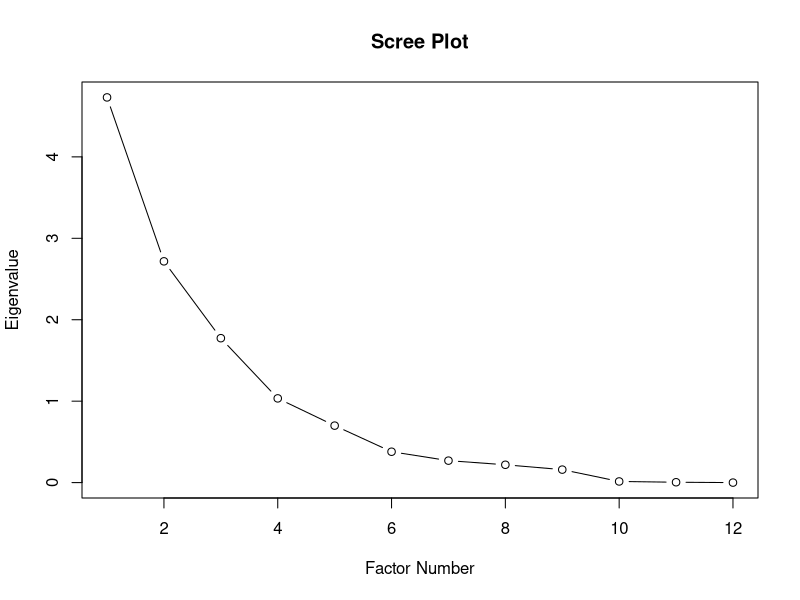
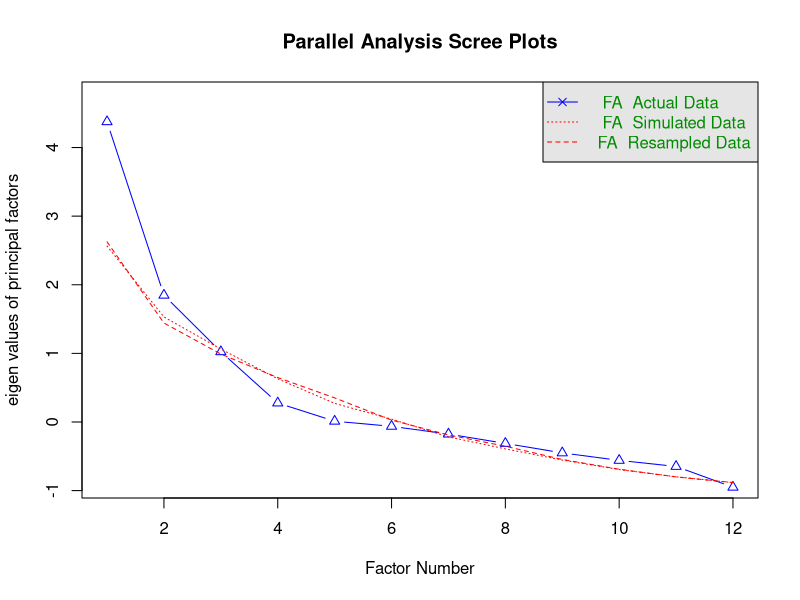
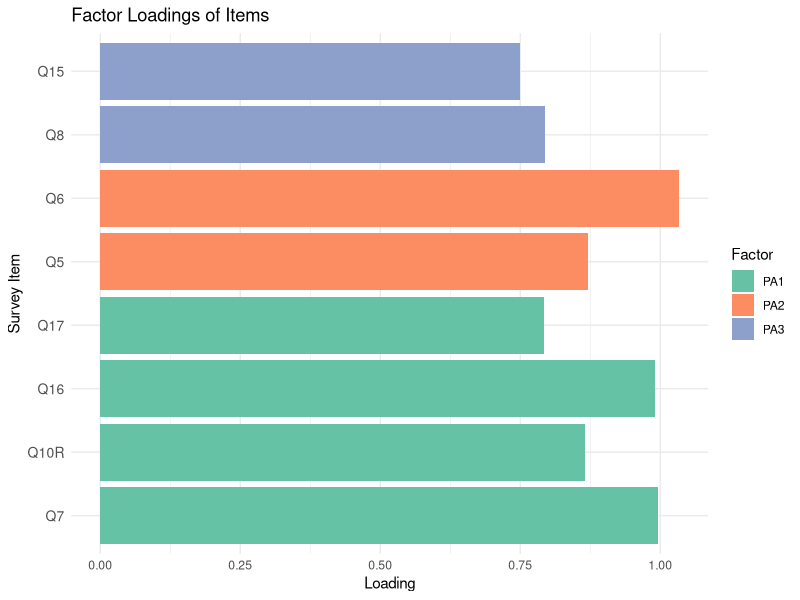
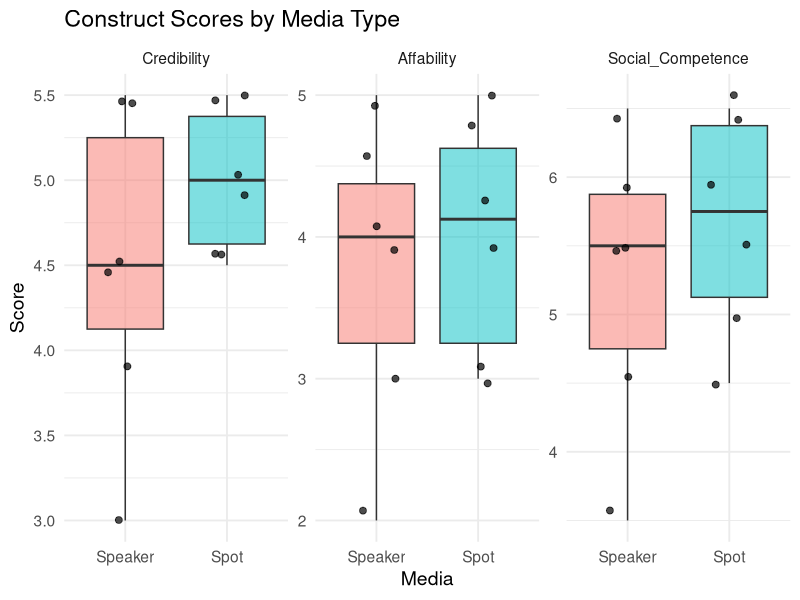
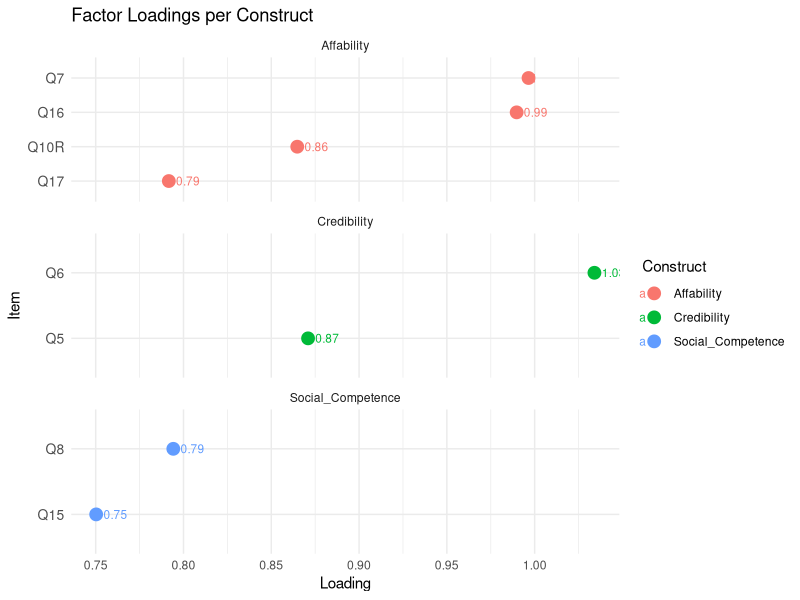

Recreate these plots in R, in order.
# Install packages if you don't have them

#install.packages(c("psych", "nFactors"))

# ------------------------------
# Load packages
# ------------------------------
library(psych)
library(nFactors)

# ------------------------------
# 1. Load data
# ------------------------------
data <- read.csv("Speaker_Spot.csv")

# Keep first 18 columns
data <- data[, 1:18]

# Rename columns for clarity
names(data) <- c(
  "Media", "ParticipantID", "Age", "Gender", "Familiarity",
  "Q5", "Q6", "Q7", "Q8", "Q9", "Q10", "Q11",
  "Q12", "Q13", "Q14", "Q15", "Q16", "Q17"
)

# Convert Media to factor
data$Media <- factor(data$Media)   # Spot vs Speaker

# ------------------------------
# 2. Convert Likert items to numeric
# ------------------------------
likert_cols <- c("Q5","Q6","Q7","Q8","Q9","Q10","Q11",
                 "Q12","Q13","Q14","Q15","Q16","Q17")

for(col in likert_cols){
  data[[col]] <- as.numeric(as.character(data[[col]]))
}

# ------------------------------
# 3. Reverse-code items
# ------------------------------
data$Q10R <- 6 - data$Q10   # if original scale 1–5
data$Q12R <- 6 - data$Q12
data$Q13R <- 6 - data$Q13
data$Q14R <- 10 - data$Q14  # original scale 1–9

# ------------------------------
# 4. Create combined item matrix for Factor Analysis
# ------------------------------
items <- data[, c(
  "Q5","Q6","Q7","Q8","Q9",
  "Q10R","Q11","Q12R","Q13R","Q14R",
  "Q15","Q16","Q17"
)]

#apply(items, 2, sd, na.rm = TRUE)
items <- items[, !(names(items) == "Q11")]
apply(items, 2, sd, na.rm = TRUE)
# ------------------------------
# 5. Correlation matrix
# ------------------------------

cor_mat <- cor(items, use = "pairwise.complete.obs")
which(is.na(cor_mat), arr.ind = TRUE)

which(abs(cor_mat) > 0.95 & abs(cor_mat) != 1, arr.ind = TRUE)
eigen(cor_mat)$values




# ------------------------------
# 6. Scree Plot
# ------------------------------
ev <- eigen(cor_mat)
plot(ev$values, type = "b",
     main = "Scree Plot",
     xlab = "Factor Number",
     ylab = "Eigenvalue")

fa.parallel(items, fa = "fa", fm = "pa")
fa(items, nfactors = 3, fm = "pa", rotate = "oblimin")

# ------------------------------
# 8. Kaiser Criterion (Eigenvalue > 1)
# ------------------------------
ev$values
sum(ev$values > 1)



library(psych)

# Run factor analysis
fa_result <- fa(items, nfactors = 3, fm = "pa", rotate = "oblimin")

# Extract pattern matrix
loadings_matrix <- fa_result$loadings
loadings_df <- as.data.frame(loadings_matrix[1:nrow(loadings_matrix), 1:ncol(loadings_matrix)])
loadings_df$Item <- rownames(loadings_df)

# Threshold for strong loadings
threshold <- 0.7

# Initialize empty data frame to store results
summary_table <- data.frame(Factor = character(),
                            Item = character(),
                            Loading = numeric(),
                            stringsAsFactors = FALSE)

# Loop over each factor
for (factor in colnames(loadings_df)[1:(ncol(loadings_df)-1)]) {
  # Select items with loading above threshold
  temp <- loadings_df[abs(loadings_df[[factor]]) >= threshold, c("Item", factor)]
  if(nrow(temp) > 0){
    # Add factor name and rename loading column
    temp$Factor <- factor
    colnames(temp)[2] <- "Loading"
    # Reorder columns
    temp <- temp[, c("Factor", "Item", "Loading")]
    # Add to summary table
    summary_table <- rbind(summary_table, temp)
  }
}

# Reset row names
rownames(summary_table) <- NULL

# Print summary table
print(summary_table)



library(ggplot2)

# Assuming 'summary_table' is the data frame from previous code:
# Columns: Factor, Item, Loading

# Optional: reorder items by factor for better plotting
summary_table$Item <- factor(summary_table$Item, levels = unique(summary_table$Item))

# Plot
ggplot(summary_table, aes(x = Loading, y = Item, fill = Factor)) +
  geom_bar(stat = "identity", position = position_dodge(width = 0.7)) +
  labs(title = "Factor Loadings of Items",
       x = "Loading",
       y = "Survey Item") +
  theme_minimal() +
  scale_fill_brewer(palette = "Set2") +
  theme(axis.text.y = element_text(size = 10))





# ------------------------------
# 1. Manual Cronbach's alpha function
# ------------------------------
cronbach_alpha <- function(df) {
  k <- ncol(df)
  item_var <- apply(df, 2, var, na.rm = TRUE)
  total_var <- var(rowSums(df, na.rm = TRUE), na.rm = TRUE)
  alpha <- (k / (k - 1)) * (1 - sum(item_var)/total_var)
  return(alpha)
}


# ------------------------------
# 3. Compute constructs
# ------------------------------
Credibility <- data[, c("Q5", "Q6")] 
Affability    <- data[, c("Q7", "Q16", "Q17", "Q10R")]     
Social_Competence  <- data[, c("Q8", "Q15")]

# ------------------------------
# 4. Compute Cronbach's alpha manually
# ------------------------------
cat("Cronbach's alpha for Credibility:", cronbach_alpha(Credibility), "\n")
cat("Cronbach's alpha for Affability:", cronbach_alpha(Affability), "\n")
cat("Cronbach's alpha for Social_Competence:", cronbach_alpha(Social_Competence), "\n")


# ------------------------------
# 5. ANOVA example
# ------------------------------
data$Credibility <- rowMeans(Credibility, na.rm = TRUE)
data$Affability <- rowMeans(Affability, na.rm = TRUE)
data$Social_Competence<- rowMeans(Social_Competence, na.rm = TRUE)


constructs <- c("Credibility","Affability","Social_Competence")

for(c in constructs){
  cat("\n==========", c, "==========\n")
  print(summary(aov(data[[c]] ~ data$Media)))
}

library(ggplot2)
library(reshape2)

# Select the constructs for plotting
plot_data <- data[, c("Media", "Credibility", "Affability", "Social_Competence")]

# Convert data to long format for ggplot
plot_long <- melt(plot_data, id.vars = "Media",
                  variable.name = "Construct",
                  value.name = "Score")


# Boxplots with jittered points
ggplot(plot_long, aes(x = Media, y = Score, fill = Media)) +
  geom_boxplot(alpha = 0.5, outlier.shape = NA) +
  geom_jitter(width = 0.2, size = 2, alpha = 0.7) +
  facet_wrap(~Construct, scales = "free_y") +
  theme_minimal(base_size = 14) +
  labs(title = "Construct Scores by Media Type",
       x = "Media",
       y = "Score") +
  theme(legend.position = "none")



library(ggplot2)
library(dplyr)

# Example: summary_table from previous step
# Columns: Factor, Item, Loading
colnames(summary_table)
# Add a Construct column manually based on your EFA mapping
# Example mapping based on your previous factors
summary_table <- summary_table %>%
  mutate(Construct = case_when(
    Factor == "PA1" ~ "Affability",
    Factor == "PA2" ~ "Credibility",
    Factor == "PA3" ~ "Social_Competence"
  ))


ggplot(summary_table, aes(x = Loading, y = reorder(Item, Loading), color = Construct)) +
  geom_point(size = 4) +
  geom_text(aes(label = round(Loading, 2)), hjust = -0.3, size = 3) +
  facet_wrap(~Construct, scales = "free_y", ncol = 1) +
  labs(title = "Factor Loadings per Construct",
       x = "Loading",
       y = "Item") +
  theme_minimal() +
  theme(axis.text.y = element_text(size = 10))



# 
# 
# 
# # ------------------------------
# # 6. Compute Pearson correlations between constructs
# # ------------------------------
# colnames(data)
# construct_scores <- data[, c("Credibility","Affebility","Social_Competence")]
# 
# # Pearson correlation matrix
# cor_matrix <- cor(construct_scores, use = "pairwise.complete.obs", method = "pearson")
# print(cor_matrix)
# 
# 
# # library(corrplot)
# # 
# corrplot(cor_matrix, method = "color", type = "upper", 
#          addCoef.col = "orange", tl.cex = 1, number.cex = 0.9)
